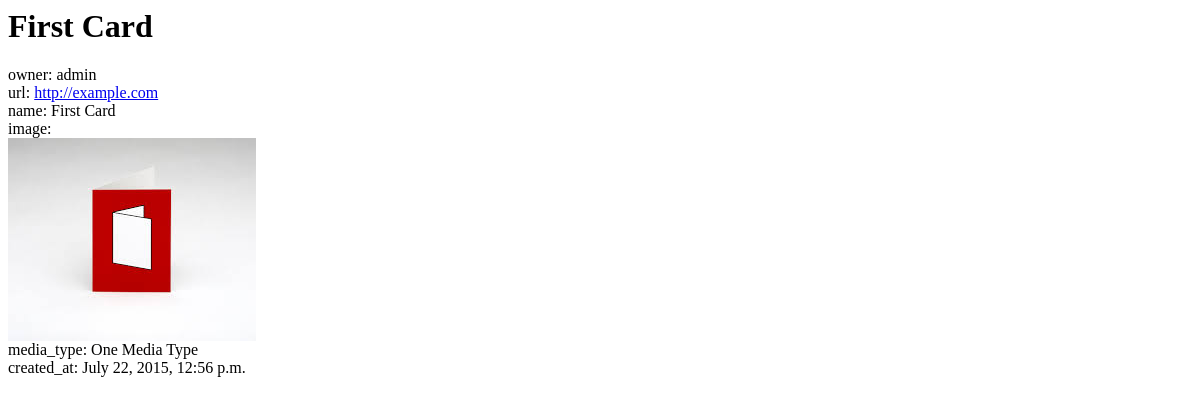
/cards/1/, run on an earlier commit of the app's database.
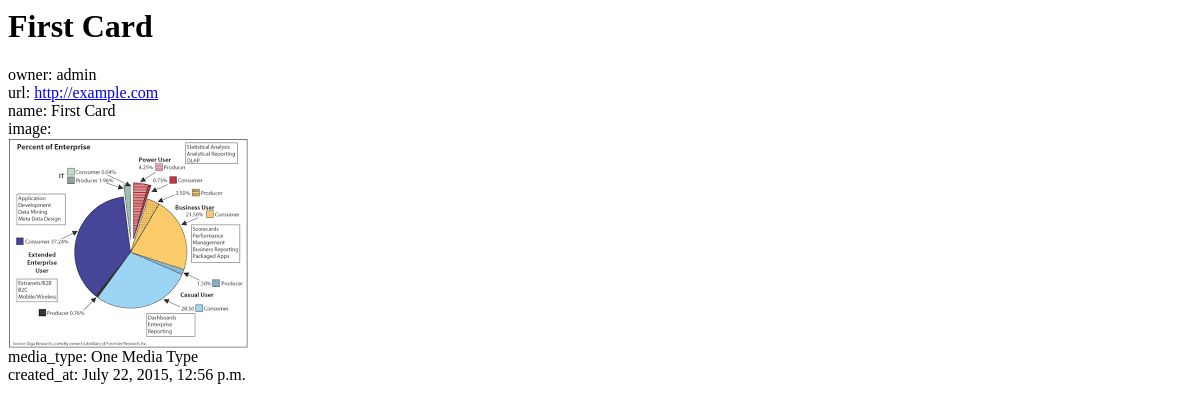
And on a later commit of the database.
### cards/models.py (models this page shows, shortened)
class Card(models.Model):
    owner = models.ForeignKey(User)
    url = models.URLField()
    name = models.CharField(max_length=60)
    image = models.ImageField()
    media_type = models.CharField(max_length=35)
    created_at = models.DateTimeField('date created')

### cards/views.py (the view)
# urls.py: url(r'^(?P<pk>[0-9]+)/$', views.DetailView.as_view(), name='detail'),
class DetailView(generic.DetailView):
    model = Card
    template_name = 'cards/detail.html'

### cards/templates/cards/detail.html (shortened to what this page needs)
<h1>{{ card.name }}</h1>
    owner: {{ card.owner }}
    url: <a href="{{ card.url }}">{{ card.url }}</a>
    name: {{ card.name }}
    image:
    <img src="{{ card.image.url }}">
    media_type: {{ card.media_type }}
    created_at: {{ card.created_at }}

What changed in the data, as far as the page shows it:
changed Card "First Card": image: a different picture
